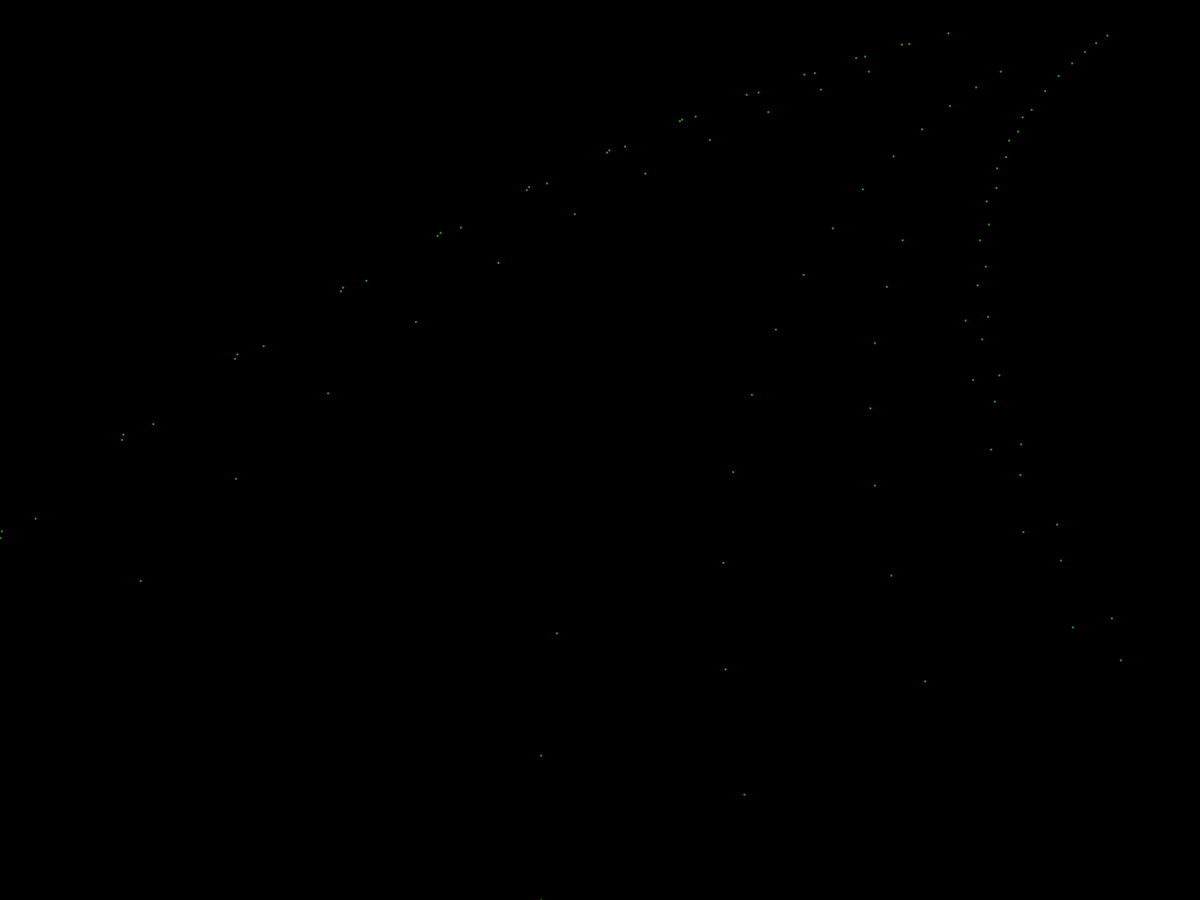
Frame 1 (no input)
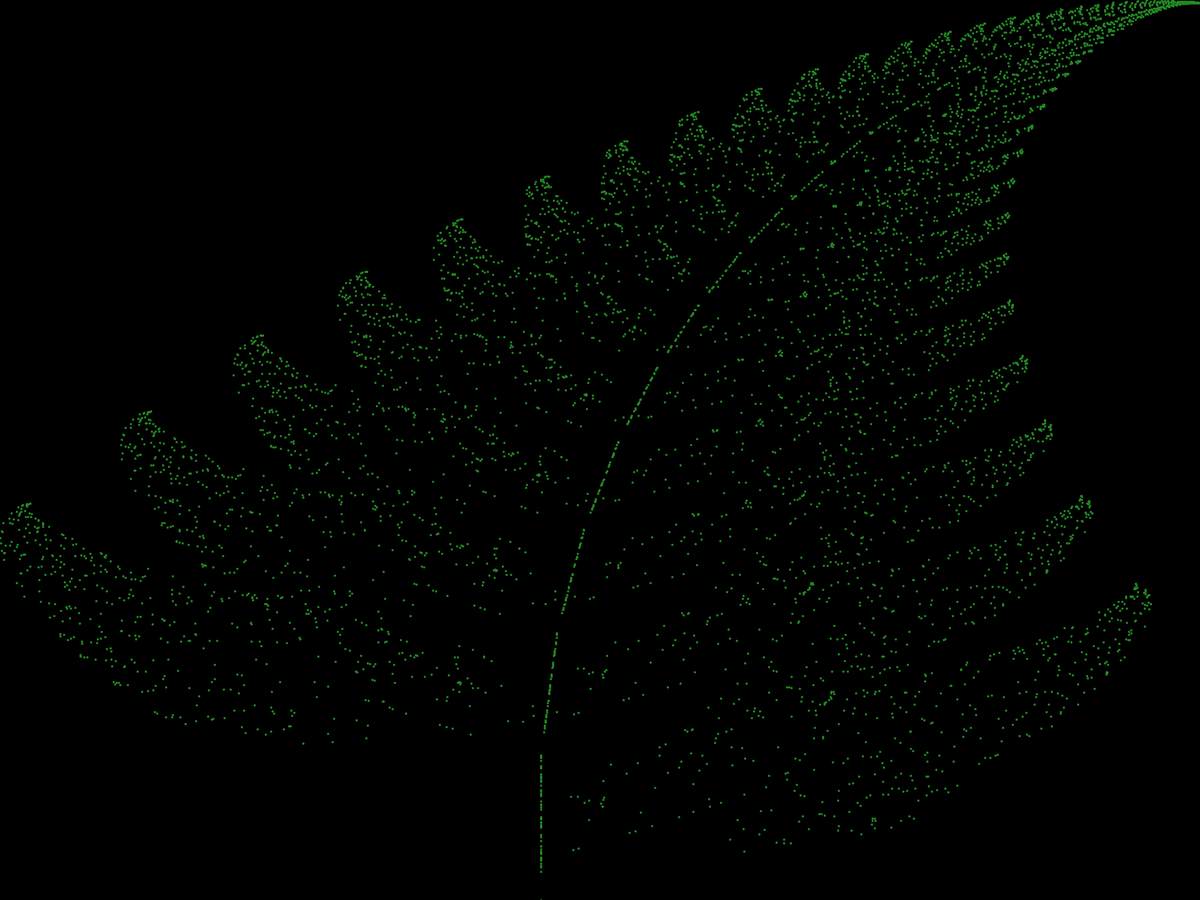
Frame 60 (the mouse pressed at the canvas centre just before this capture)
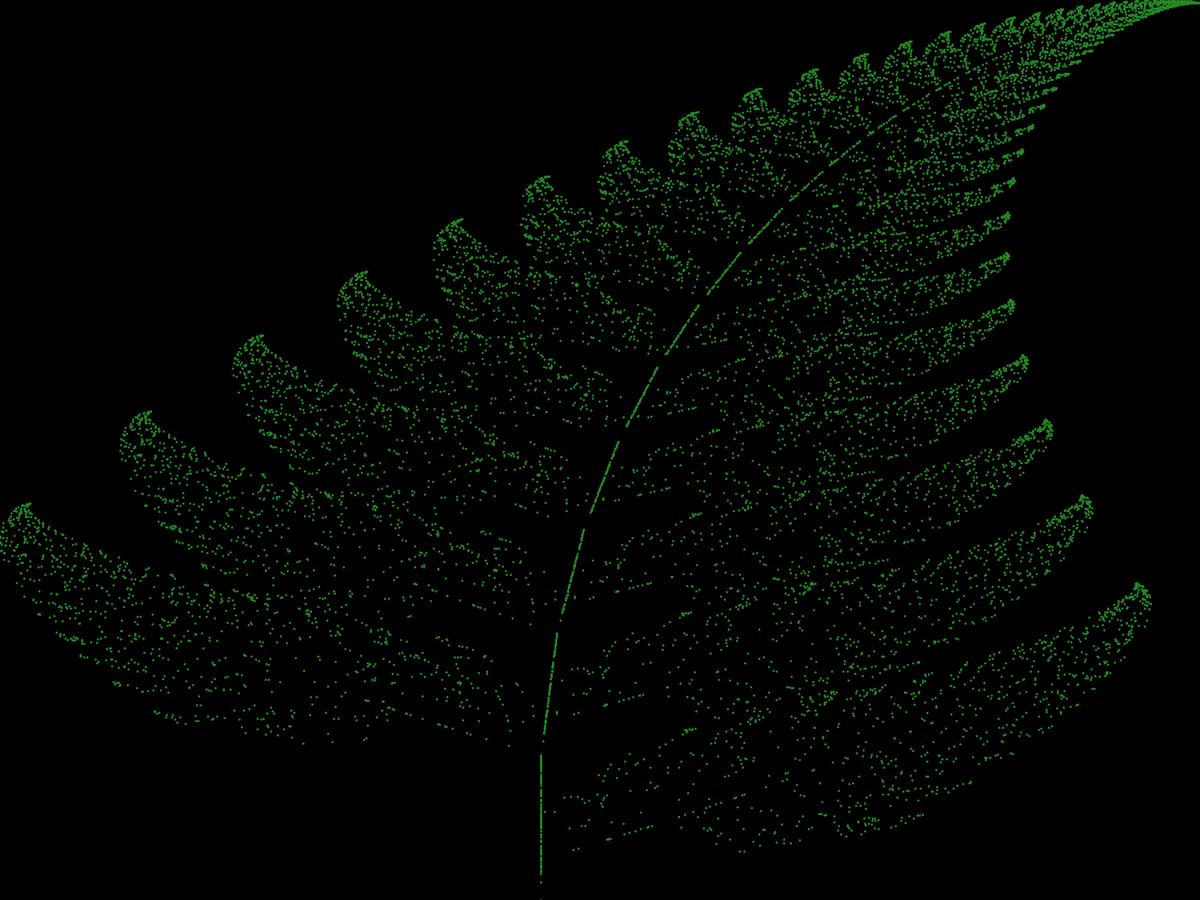
Frame 120 (the mouse held since frame 60 and released just before this capture)

The Processing sketch that drew these frames (run headless with seeded random() and noise(); from frame 60 on, the mouse is pressed at the canvas centre):

// Processing sketch: fern
// ── fern.pde


void setup(){
  
  fullScreen();
  background(0);
}

float x = 0.0;
float y = 0.0; 

void draw(){
  for(int i = 0; i <=100; i++){
 strokeWeight(3);
 stroke(34,139,34);
 
 point(map(x, -2.1820,2.6558,0,width),map(y,0, 9.9983 ,height,0));
 
 float probability = random(1);
 
 float tempX = x;
 float tempY = y;
 
 if(probability < 0.01 ){
   
   x = 0;
   y = 0.16*tempY;
   
 }else if(probability < 0.86 ){
   
   x = (0.85*tempX) + (0.04*tempY);
   y = (-0.04*tempX) + (0.85*tempY) + 1.6;
   
 }else if(probability < 0.93 ){
   
   x = (0.2*tempX) + (-0.26*tempY);
   y = (0.23*tempX) + (0.22*tempY) + 1.6;
   
 }else {
   
   x = (-0.15*tempX) + (0.28*tempY);
   y = (0.26*tempX) + (0.24*tempY) + 0.44;
   
 }
  }
  
 
 
}
